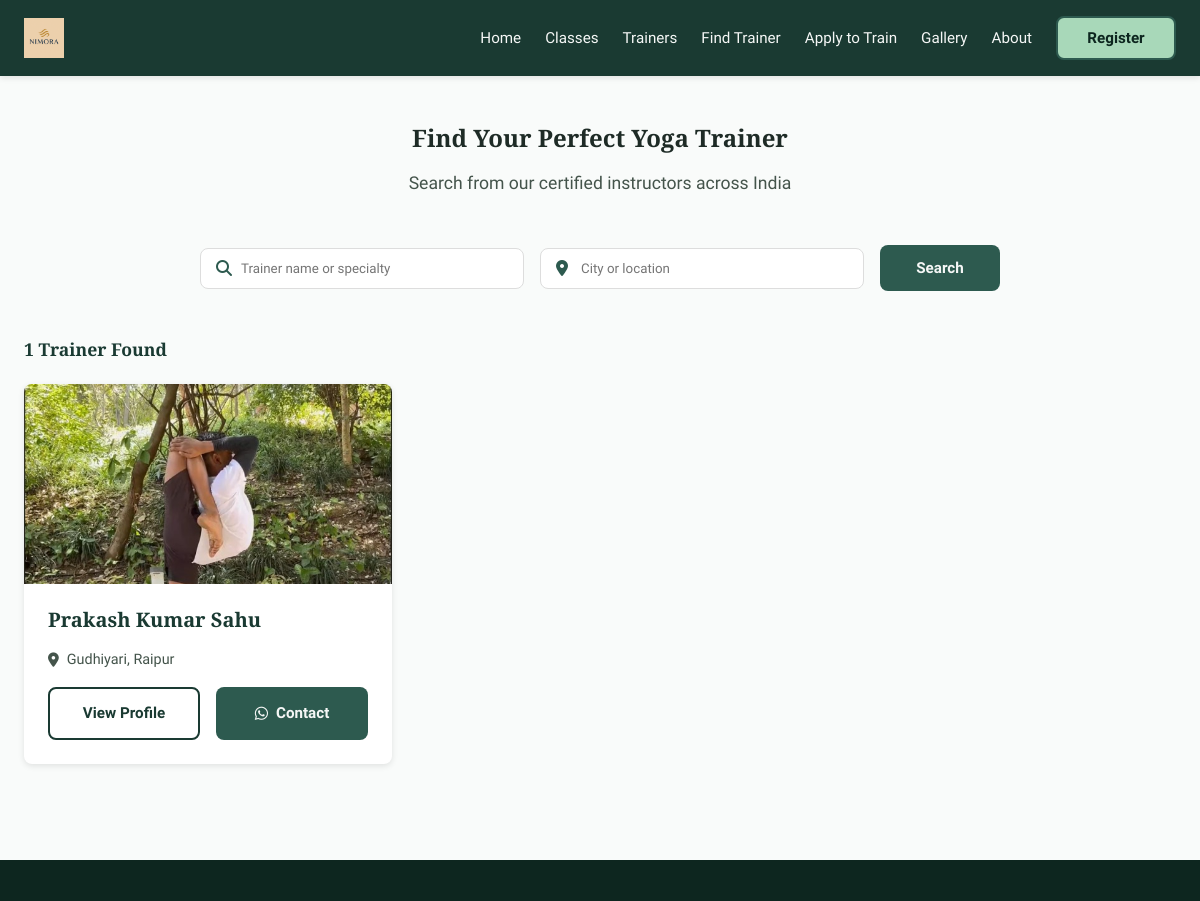
The page /trainer/search/ (upper part) on the database as committed earlier.
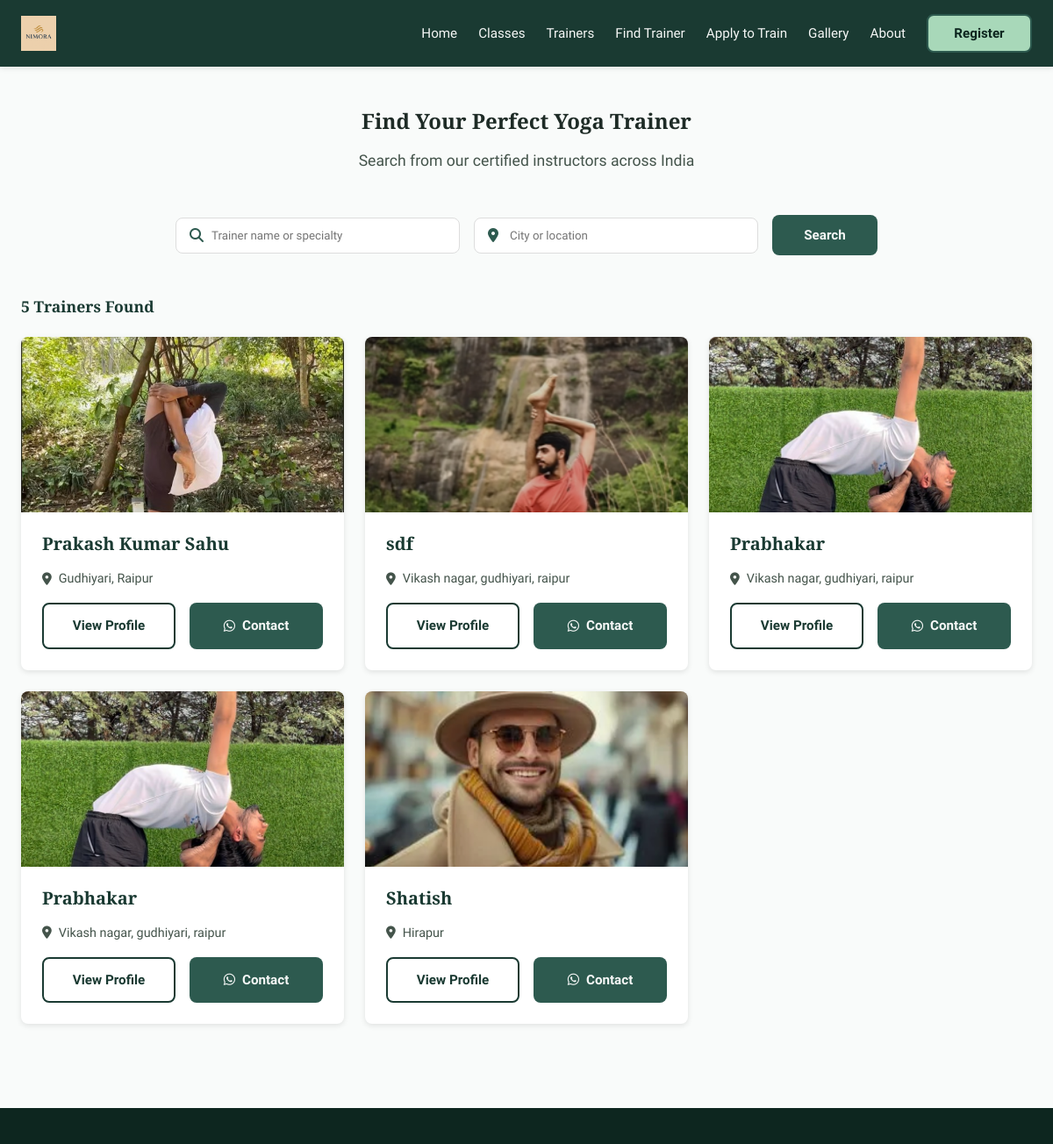
The same page on the database as committed later.
### trainer/models.py (models this page shows, shortened)
class TrainerProfile(models.Model):
    name = models.CharField(max_length=100)
    phone = models.CharField(max_length=15, blank=True, null=True)
    profile_image = models.ImageField(upload_to='trainers/')
    social_media_links = models.JSONField(default=dict, blank=True,null=True)
    location = models.CharField(max_length=100)
    specialty = models.CharField(max_length=100,blank=True)
    yoga_types = models.ManyToManyField(YogaType)
    years_experience = models.PositiveIntegerField(default=1)
    bio = models.TextField()
    is_approved = models.BooleanField(default=False)
    @property
    def average_rating(self):
        return 4.5  # Example value

### trainer/views.py (the view)
# urls.py: path('search/', views.search, name='search'),
def search(request):
    name_query = request.GET.get('name', '').strip()
    location_query = request.GET.get('location', '').strip()
    trainers = TrainerProfile.objects.all()
    if name_query:
        trainers = trainers.filter(
            Q(name__icontains=name_query) |
            Q(specialty__icontains=name_query)
        )
    if location_query:
        trainers = trainers.filter(location__icontains=location_query)
    return render(request, 'trainer/search.html', {
        'trainers': trainers,
        'name': name_query,
        'location': location_query
    })

### templates/trainer/search.html (shortened to what this page needs)
{% extends "base.html" %}
{% load static %}
{% block extra_css %}
<link rel="stylesheet" href="{% static 'css/trainer/search.css' %}?v=1.0">
{% endblock %}
{% block content %}
<section class="search-section">
    <div class="container">
        <div class="section-header">
            <h1>Find Your Perfect Yoga Trainer</h1>
            <p class="section-subtitle">Search from our certified instructors across India</p>
        </div>
        <form method="get" action="{% url 'search' %}" class="search-form">
            <div class="form-group">
                <div class="search-input">
                    <i class="fas fa-search"></i>
                    <input type="text" name="name" placeholder="Trainer name or specialty" value="{{ name_query }}">
                </div>
                <div class="search-input">
                    <i class="fas fa-map-marker-alt"></i>
                    <input type="text" name="location" placeholder="City or location" value="{{ location_query }}">
                </div>
                <button type="submit" class="btn btn-primary">Search</button>
            </div>
        </form>
        <div class="search-results">
            {% if trainers %}
                <h2 class="results-count">{{ trainers|length }} Trainer{{ trainers|pluralize }} Found</h2>
                <div class="trainers-grid">
                    {% for trainer in trainers %}
                    <div class="trainer-card">
                        <div class="trainer-image">
                            <img src="{% if trainer.profile_image %}{{ trainer.profile_image.url }}{% else %}{% static 'media/default-profile.png' %}{% endif %}"
                                 alt="{{ trainer.name }}" loading="lazy">
                        </div>
                        <div class="trainer-info">
                            <h3>{{ trainer.name }}</h3>
                            <div class="location">
                                <i class="fas fa-map-marker-alt"></i>
                                {{ trainer.location }}
                            </div>
                            <div class="trainer-actions">
                                <a href="/trainer/{{ trainer.id }}/" class="btn btn-outline">View Profile</a>
                               <a href="https://wa.me/{% if trainer.phone|length == 10 %}91{{ trainer.phone }}{% else %}{{ trainer.phone }}{% endif %}?text=Hi%20{{ trainer.name|urlencode }}%2C%20I%20found%20your%20profile%20on%20NimoraYogaverse..."
                                    class="btn btn-primary" target="_blank">
                                    <i class="fab fa-whatsapp"></i> Contact
                                </a>
                            </div>
                        </div>
                    </div>
                    {% endfor %}
                </div>
            {% else %}
                <div class="no-results">
                    <img src="{% static 'media/no-results.svg' %}" alt="No results found" width="200">
                    <h3>No trainers found matching your criteria</h3>
                    <p>Try adjusting your search filters or <a href="{% url 'search' %}">view all trainers</a></p>
                </div>
            {% endif %}
        </div>
    </div>
</section>
{% endblock %}

### templates/base.html (shortened to what this page needs)
{% load static %}
<!DOCTYPE html>
<html lang="en">
<head>
  <link rel="stylesheet" href="{% static 'css/base.css' %}?v=1.0">
  {% block extra_css %}{% endblock %}
  <link rel="stylesheet" href="https://cdnjs.cloudflare.com/ajax/libs/font-awesome/6.4.0/css/all.min.css">
</head>
<body>
  <nav class="navbar">
    <div class="container">
      <a href="/" class="logo">
        <img src="{% static 'media/logo.png' %}" alt="YogConnect Logo" style="height: 40px;">
      </a>
      <div class="nav-right">
        <ul class="nav-links">
          <li><a href="/">Home</a></li>
          <li><a href="/classes/">Classes</a></li>
          <li><a href="/trainer/">Trainers</a></li>
          <li><a href="/trainer/search/">Find Trainer</a></li>
          <li><a href="/trainer/add-trainer/">Apply to Train</a></li>
          <li><a href="/gallery/">Gallery</a></li>
          <li><a href="/about">About</a></li>
        </ul>
        <a href="/registration/" class="btn btn-secondary nav-register">Register</a>
      </div>
    </div>
  </nav>
  <main>
    {% block content %}{% endblock %}
  </main>
  <footer class="footer">
  </footer>
</body>
</html>

### static/css/base.css (style rules this page uses)
:root { --primary: #1A3A32; --primary-dark: #0D261F; --primary-light: #2D5A4F;; --accent: #A8D8B9; --light-accent: #E8F3EC; --text: #1E2B26; --light-text: #F5F7F6; --bg: #F9FBFA; --card-bg: #FFFFFF; --error: #e63946; --shadow: 0 2px 6px rgba(0, 0, 0, 0.1); --shadow-md: 0 4px 12px rgba(0, 0, 0, 0.15); --shadow-lg: 0 10px 30px rgba(0, 0, 0, 0.1); --transition-fast: 0.15s ease; --transition-normal: 0.3s ease; --transition-slow: 0.5s ease; --radius-sm: 4px; --radius: 8px; --radius-lg: 12px; --space-xs: 0.5rem; --space-sm: 1rem; --space-md: 1.5rem; --space-lg: 2rem; --space-xl: 3rem; --font-body: 'Source Sans 3', -apple-system, BlinkMacSystemFont, sans-serif; --font-heading: 'Merriweather', Georgia, serif; --line-height: 1.6; --line-height-heading: 1.2; }
*, *::before, *::after { box-sizing: border-box; margin: 0; padding: 0; }
html { scroll-behavior: smooth; -webkit-text-size-adjust: 100%; }
body { font-family: var(--font-body); background-color: var(--bg); color: var(--text); line-height: var(--line-height); overflow-x: hidden; text-rendering: optimizeLegibility; -webkit-font-smoothing: antialiased; }
h1, h2, h3, h4 { font-family: var(--font-heading); font-weight: 700; line-height: var(--line-height-heading); margin-bottom: var(--space-sm); }
p { margin-bottom: var(--space-sm); }
a { text-decoration: none; color: inherit; transition: color var(--transition-fast); }
img { max-width: 100%; height: auto; display: block; }
button { cursor: pointer; font-family: inherit; border: none; background: none; }
.container { width: 100%; max-width: 1200px; margin: 0 auto; padding: 0 var(--space-md); }
.btn { display: inline-flex; align-items: center; justify-content: center; padding: 0.75rem 1.5rem; border-radius: var(--radius); font-weight: 600; transition: background-color var(--transition-normal), transform var(--transition-normal), box-shadow var(--transition-normal), border-color var(--transition-normal); cursor: pointer; border: 2px solid transparent; font-size: 0.95rem; min-width: 120px; gap: 0.5rem; }
.btn-primary { background-color: var(--primary-light); color: var(--light-text); }
.btn-secondary { background-color: transparent; color: var(--primary-light); border-color: var(--primary-light); }
.btn-outline { background-color: transparent; color: var(--primary); border-color: var(--primary); padding: 0.5rem 1rem; }
.section-header { text-align: center; margin-bottom: var(--space-xl); }
.section-subtitle { font-size: 1.1rem; color: #44544b; max-width: 700px; margin: 0 auto; }
.navbar { background-color: var(--primary); color: var(--light-text); box-shadow: var(--shadow); position: sticky; top: 0; z-index: 100; width: 100%; }
.navbar > .container { display: flex; justify-content: space-between; align-items: center; padding: var(--space-sm) var(--space-md); }
.logo { font-family: var(--font-heading); font-size: 1.5rem; font-weight: 500; color: var(--light-text); z-index: 101; }
.nav-right { display: flex; align-items: center; gap: var(--space-md); }
.nav-links { list-style: none; display: flex; gap: var(--space-md); align-items: center; }
.nav-links li a { color: var(--light-text); font-weight: 500; font-size: 0.95rem; transition: color var(--transition-normal); padding: 0.5rem 0; position: relative; }
.nav-links li a::after { content: ''; position: absolute; width: 0; height: 2px; bottom: 0; left: 0; background-color: var(--accent); transition: width var(--transition-normal); }
.nav-register { background-color: var(--accent); color: var(--primary-dark); padding: 0.5rem 1rem; border-radius: var(--radius); font-weight: 600; transition: background-color var(--transition-normal), transform var(--transition-normal), box-shadow var(--transition-normal); white-space: nowrap; }
.footer { background-color: var(--primary-dark); color: var(--light-text); padding: var(--space-xl) 0 0; text-align: center; }
.form-group { display: grid; grid-template-columns: 1fr 1fr; gap: var(--space-sm); }

Rows that differ between the two databases and show on the page:
added TrainerProfile: profile_image (picture), name "sdf", location "Vikash nagar, gudhiyari, raipur"
added TrainerProfile: profile_image (picture), name "Prabhakar", location "Vikash nagar, gudhiyari, raipur"
added TrainerProfile: profile_image (picture), name "Prabhakar", location "Vikash nagar, gudhiyari, raipur"
added TrainerProfile: profile_image (picture), name "Shatish", location "Hirapur"
Other text that changed with them:
{{ trainers|length }}: "1" → "5"
